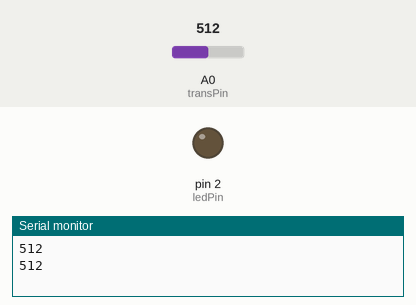
A sketch run on a simulated Arduino Uno, built with avr-gcc and run on an emulated ATmega328P. On the bench: output pins drawn as LEDs (lit = HIGH), the last lines printed to the serial monitor. Inputs (shaded band) come from the test bench; at power-on: A0 (transPin) = 512.

Above: at 1.8 s.
1.9 s: A0 (transPin) set to 7
4.2 s: A0 (transPin) set to 4
At 6.8 s:
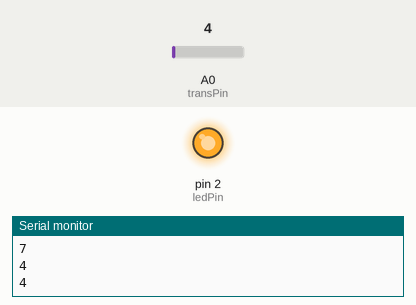
7.5 s: A0 (transPin) set to 122
At 10.2 s:
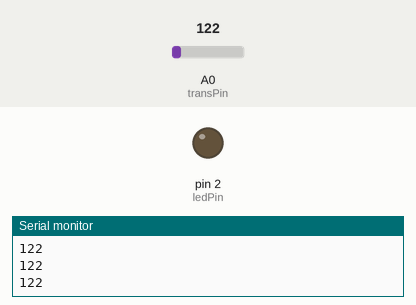
10.5 s: A0 (transPin) set to 0
At 12.6 s:
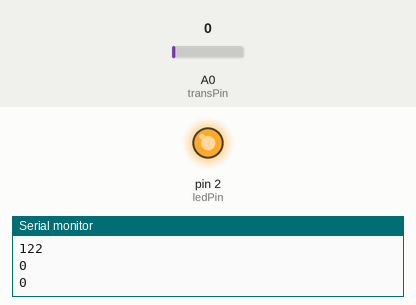
Timing chart, 0 to 14.1 s (numbered marks = the images above; inputs shaded):
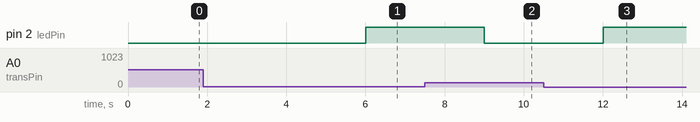

Measured:
- the behaviour switches between 6 and 5 on A0 (transPin) (found by bisection; images 0 and 1)
- after the input at 4.2 s, pin 2 (ledPin): LOW → HIGH after 1.8 s
- after the input at 7.5 s, pin 2 (ledPin): HIGH → LOW after 1.5 s
- after the input at 10.5 s, pin 2 (ledPin): LOW → HIGH after 1.5 s

The sketch:

light_sensor_v4.ino
```cpp
// Constants used to set pin numbers.
const int ledPin = 2;     // number of the LED pin
const int transPin = A0;    // number of the phototransistor pin

bool manualMode = false;

int lightRead() {
  int transRead = analogRead(transPin);   // read value of phototransistor
  Serial.println(transRead);              // print value of phototransistor
  delay(1000);
  return transRead;
}

void setup() {
  // put your setup code here, to run once:
  pinMode (transPin, INPUT);    // initialise ldr pin as input
  pinMode (ledPin, OUTPUT);   // initialise led pin as output

  digitalWrite(ledPin, LOW);   // set initial LED state
  Serial.begin(9600);
}

void loop() {
  // put your main code here, to run repeatedly:
  int transRead = lightRead();

  // if the light is being controlled by the sensor's input
  if (!manualMode)
  {
    if (transRead < 6)
    {
      digitalWrite(ledPin, HIGH);
    }
    else
    {
      digitalWrite(ledPin, LOW);
    }
  }

  //Check if there is serial input data available
  if (Serial.available() > 0)
  {
    //Read serial input
    int value = Serial.read();
    if (value == '1')
    {
      manualMode = true;
    }
    else if (value == '2')
    {
      manualMode = false;
    }
    // if the light is being controlled by user input
    if (manualMode)
    {
      if (value == '3')
      {
        digitalWrite(2, HIGH);
      }
      else if (value == '4')
      {
        digitalWrite(2, LOW);
      }
    }
  }
}
```
